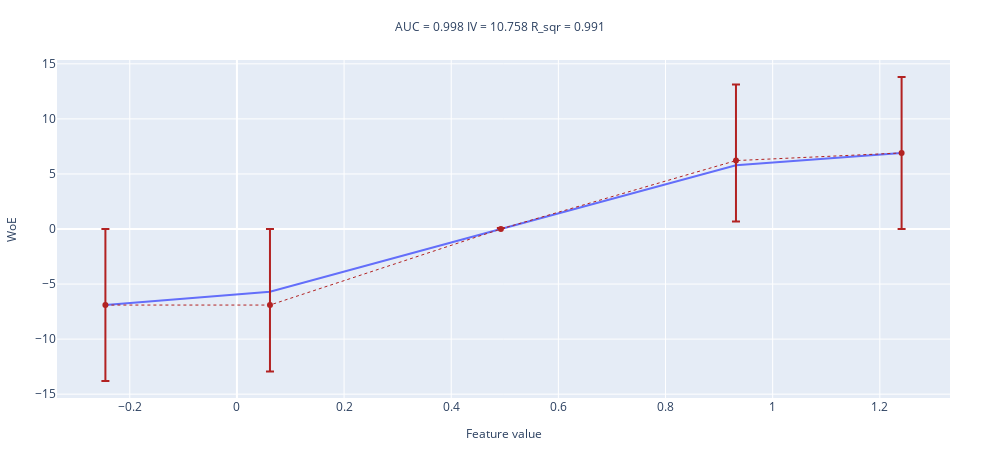

This figure's notebook cell:
### Code cell
noise_std = 0.25
x = np.concatenate([sps.norm(0, noise_std).rvs(size = sample_size // 2), sps.norm(1, noise_std).rvs(size = sample_size // 2)])
woe_line(values=x, target=y, n_buckets=5)

### Figure 1 — Plotly figure (JSON) as saved in the notebook; plotly's stock layout.template omitted (floating-point values rounded to 4 significant figures)
{"data": [{"mode": "lines", "name": "interpolation_line", "showlegend": false, "type": "scatter", "x": [-0.2455, 0.06168, 0.4926, 0.9315, 1.241], "y": [-6.907, -5.699, -0.003926, 5.796, 6.907]}, {"error_y": {"array": [-6.907, -6.036, 0.09172, 6.907, 6.907], "arrayminus": [-6.907, -6.907, -0.0837, 5.528, 6.907], "symmetric": false, "type": "data"}, "line": {"color": "firebrick", "dash": "dot", "width": 1}, "name": "WoE", "showlegend": false, "type": "scatter", "x": [-0.2455, 0.06168, 0.4926, 0.9315, 1.241], "y": [-6.907, -6.907, 0.004, 6.213, 6.907]}], "layout": {"height": 450, "margin": {"b": 50, "l": 50, "r": 50, "t": 60}, "title": {"font": {"size": 12}, "text": "AUC = 0.998 IV = 10.758 R_sqr = 0.991 ", "x": 0.5, "xanchor": "center", "y": 0.95, "yanchor": "top"}, "width": 1000, "xaxis": {"title": {"font": {"size": 12}, "text": "Feature value"}}, "yaxis": {"title": {"font": {"size": 12}, "text": "WoE"}}}}
